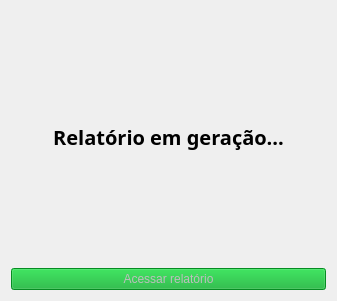
<?xml version="1.0" encoding="UTF-8"?>
<ui version="4.0">
 <class>Dialog</class>
 <widget class="QDialog" name="Dialog">
  <property name="geometry">
   <rect>
    <x>0</x>
    <y>0</y>
    <width>337</width>
    <height>301</height>
   </rect>
  </property>
  <property name="windowTitle">
   <string>Dialog</string>
  </property>
  <layout class="QVBoxLayout" name="verticalLayout">
   <item>
    <widget class="QLabel" name="lebel">
     <property name="font">
      <font>
       <family>Roboto Mono for Powerline</family>
       <pointsize>15</pointsize>
       <weight>75</weight>
       <bold>true</bold>
      </font>
     </property>
     <property name="layoutDirection">
      <enum>Qt::RightToLeft</enum>
     </property>
     <property name="text">
      <string>Relatório em geração...</string>
     </property>
     <property name="alignment">
      <set>Qt::AlignCenter</set>
     </property>
    </widget>
   </item>
   <item>
    <layout class="QHBoxLayout" name="horizontalLayout">
     <item>
      <widget class="QPushButton" name="pushButton_acessar">
       <property name="enabled">
        <bool>false</bool>
       </property>
       <property name="styleSheet">
        <string notr="true">background-color: rgb(7, 170, 42);</string>
       </property>
       <property name="text">
        <string>Acessar relatório</string>
       </property>
      </widget>
     </item>
    </layout>
   </item>
  </layout>
 </widget>
 <resources/>
 <connections/>
</ui>
